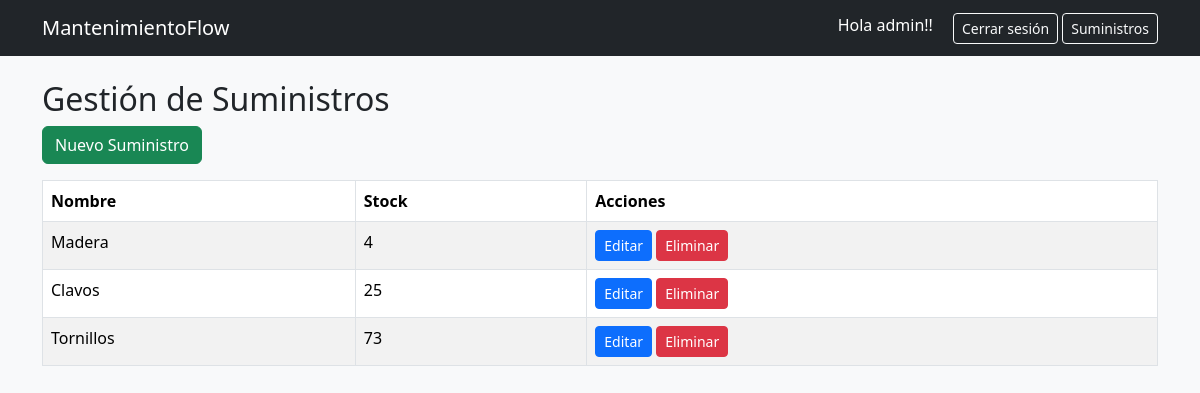
The page /suministros/ (signed in) on the database as committed earlier.
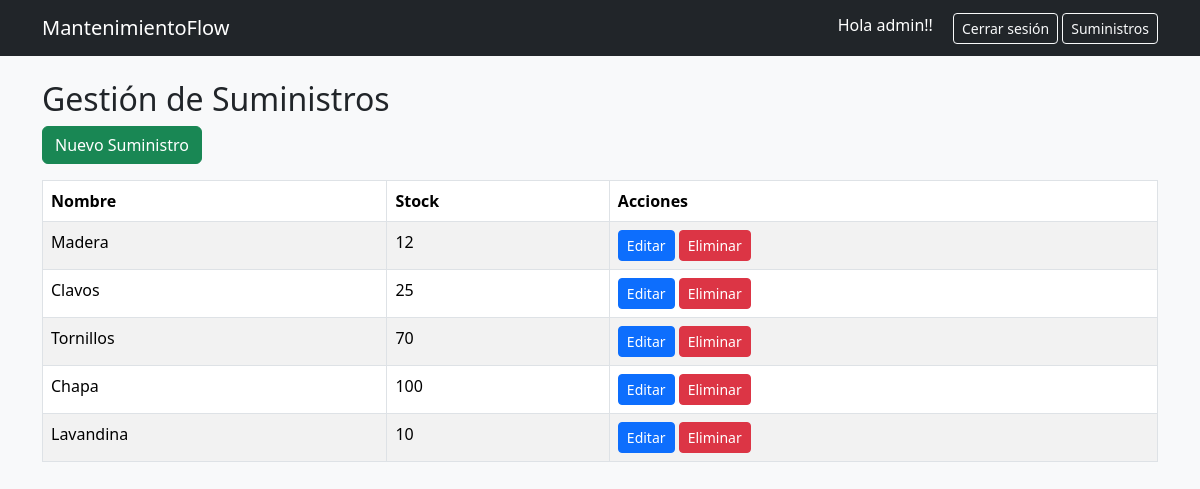
The same page on the database as committed later.
### mantenimiento/models.py (models this page shows, shortened)
class Suministro(models.Model):
    nombre = models.CharField(max_length=100)
    stock = models.PositiveIntegerField(default=0)

### mantenimiento/views.py (the view)
# urls.py: path('suministros/', views.listar_suministros, name='listar_suministros'),
@login_required
@permission_required('mantenimiento.view_suministro', raise_exception=True)
def listar_suministros(request):
    suministros = Suministro.objects.all()
    return render(request, 'suministros_list.html', {'suministros': suministros})

### mantenimiento/templates/suministros_list.html
{% extends 'base.html' %}
{% block content %}
<h2>Gestión de Suministros</h2>
{% if perms.mantenimiento.add_suministro %}
  <a href="{% url 'crear_suministro' %}" class="btn btn-success mb-3">Nuevo Suministro</a>
{% endif %}
<table class="table table-striped table-bordered">
  <thead>
    <tr>
      <th>Nombre</th>
      <th>Stock</th>
      <th>Acciones</th>
    </tr>
  </thead>
  <tbody>
    {% for s in suministros %}
      <tr>
        <td>{{ s.nombre }}</td>
        <td>{{ s.stock }}</td>
        <td>
          {% if perms.mantenimiento.change_suministro %}
            <a href="{% url 'editar_suministro' s.id %}" class="btn btn-primary btn-sm">Editar</a>
          {% endif %}
          {% if perms.mantenimiento.delete_suministro %}
            <a href="{% url 'eliminar_suministro' s.id %}" class="btn btn-danger btn-sm">Eliminar</a>
          {% endif %}
        </td>
      </tr>
    {% empty %}
      <tr><td colspan="3">No hay suministros cargados.</td></tr>
    {% endfor %}
  </tbody>
</table>
{% endblock %}

Rows that differ between the two databases and show on the page:
changed Suministro "Madera": stock "4" → "12"
changed Suministro "Tornillos": stock "73" → "70"
added Suministro: nombre "Chapa", stock "100"
added Suministro: nombre "Lavandina", stock "10"
